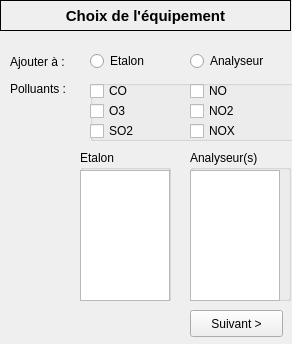
<?xml version="1.0" encoding="UTF-8"?>
<ui version="4.0">
 <class>CT_ChoixEquipement</class>
 <widget class="QWidget" name="CT_ChoixEquipement">
  <property name="geometry">
   <rect>
    <x>0</x>
    <y>0</y>
    <width>292</width>
    <height>344</height>
   </rect>
  </property>
  <property name="sizePolicy">
   <sizepolicy hsizetype="Fixed" vsizetype="Fixed">
    <horstretch>0</horstretch>
    <verstretch>0</verstretch>
   </sizepolicy>
  </property>
  <property name="windowTitle">
   <string>Form</string>
  </property>
  <widget class="QLabel" name="label_CT_ChoixEquipement">
   <property name="geometry">
    <rect>
     <x>0</x>
     <y>0</y>
     <width>291</width>
     <height>31</height>
    </rect>
   </property>
   <property name="font">
    <font>
     <pointsize>11</pointsize>
     <weight>75</weight>
     <bold>true</bold>
    </font>
   </property>
   <property name="frameShape">
    <enum>QFrame::Box</enum>
   </property>
   <property name="frameShadow">
    <enum>QFrame::Plain</enum>
   </property>
   <property name="text">
    <string>Choix de l'équipement</string>
   </property>
   <property name="alignment">
    <set>Qt::AlignCenter</set>
   </property>
  </widget>
  <widget class="QLabel" name="label">
   <property name="geometry">
    <rect>
     <x>10</x>
     <y>52</y>
     <width>71</width>
     <height>20</height>
    </rect>
   </property>
   <property name="text">
    <string>Ajouter à :</string>
   </property>
  </widget>
  <widget class="QRadioButton" name="radioButton">
   <property name="geometry">
    <rect>
     <x>90</x>
     <y>50</y>
     <width>91</width>
     <height>22</height>
    </rect>
   </property>
   <property name="text">
    <string>Etalon</string>
   </property>
   <attribute name="buttonGroup">
    <string>bg_ajoutChoixType</string>
   </attribute>
  </widget>
  <widget class="QRadioButton" name="radioButton_2">
   <property name="geometry">
    <rect>
     <x>190</x>
     <y>50</y>
     <width>91</width>
     <height>22</height>
    </rect>
   </property>
   <property name="text">
    <string>Analyseur</string>
   </property>
   <attribute name="buttonGroup">
    <string>bg_ajoutChoixType</string>
   </attribute>
  </widget>
  <widget class="QGroupBox" name="groupBox">
   <property name="geometry">
    <rect>
     <x>90</x>
     <y>80</y>
     <width>221</width>
     <height>61</height>
    </rect>
   </property>
   <property name="title">
    <string/>
   </property>
   <widget class="QCheckBox" name="cb_polluant_co">
    <property name="geometry">
     <rect>
      <x>0</x>
      <y>0</y>
      <width>94</width>
      <height>22</height>
     </rect>
    </property>
    <property name="text">
     <string>CO</string>
    </property>
    <attribute name="buttonGroup">
     <string>bg_polluants</string>
    </attribute>
   </widget>
   <widget class="QCheckBox" name="cb_polluant_o3">
    <property name="geometry">
     <rect>
      <x>0</x>
      <y>20</y>
      <width>94</width>
      <height>22</height>
     </rect>
    </property>
    <property name="text">
     <string>O3</string>
    </property>
    <attribute name="buttonGroup">
     <string>bg_polluants</string>
    </attribute>
   </widget>
   <widget class="QCheckBox" name="cb_polluant_no2">
    <property name="geometry">
     <rect>
      <x>100</x>
      <y>20</y>
      <width>94</width>
      <height>22</height>
     </rect>
    </property>
    <property name="text">
     <string>NO2</string>
    </property>
    <attribute name="buttonGroup">
     <string>bg_polluants</string>
    </attribute>
   </widget>
   <widget class="QCheckBox" name="cb_polluant_no">
    <property name="geometry">
     <rect>
      <x>100</x>
      <y>0</y>
      <width>94</width>
      <height>22</height>
     </rect>
    </property>
    <property name="text">
     <string>NO</string>
    </property>
    <attribute name="buttonGroup">
     <string>bg_polluants</string>
    </attribute>
   </widget>
   <widget class="QCheckBox" name="cb_polluant_so2">
    <property name="geometry">
     <rect>
      <x>0</x>
      <y>40</y>
      <width>94</width>
      <height>22</height>
     </rect>
    </property>
    <property name="text">
     <string>SO2</string>
    </property>
    <attribute name="buttonGroup">
     <string>bg_polluants</string>
    </attribute>
   </widget>
   <widget class="QCheckBox" name="cb_polluant_nox">
    <property name="geometry">
     <rect>
      <x>100</x>
      <y>40</y>
      <width>94</width>
      <height>22</height>
     </rect>
    </property>
    <property name="text">
     <string>NOX</string>
    </property>
    <attribute name="buttonGroup">
     <string>bg_polluants</string>
    </attribute>
   </widget>
  </widget>
  <widget class="QGroupBox" name="groupBox_2">
   <property name="geometry">
    <rect>
     <x>80</x>
     <y>150</y>
     <width>91</width>
     <height>151</height>
    </rect>
   </property>
   <property name="title">
    <string>Etalon</string>
   </property>
   <widget class="QListWidget" name="lw_etalon">
    <property name="geometry">
     <rect>
      <x>0</x>
      <y>20</y>
      <width>90</width>
      <height>131</height>
     </rect>
    </property>
   </widget>
  </widget>
  <widget class="QLabel" name="label_2">
   <property name="geometry">
    <rect>
     <x>10</x>
     <y>80</y>
     <width>71</width>
     <height>17</height>
    </rect>
   </property>
   <property name="text">
    <string>Polluants :</string>
   </property>
  </widget>
  <widget class="QGroupBox" name="groupBox_3">
   <property name="geometry">
    <rect>
     <x>190</x>
     <y>150</y>
     <width>101</width>
     <height>151</height>
    </rect>
   </property>
   <property name="title">
    <string>Analyseur(s)</string>
   </property>
   <widget class="QListWidget" name="lw_analyseurs">
    <property name="geometry">
     <rect>
      <x>0</x>
      <y>20</y>
      <width>90</width>
      <height>131</height>
     </rect>
    </property>
   </widget>
  </widget>
  <widget class="QPushButton" name="pb_suivant">
   <property name="geometry">
    <rect>
     <x>190</x>
     <y>310</y>
     <width>93</width>
     <height>27</height>
    </rect>
   </property>
   <property name="text">
    <string>Suivant &gt;</string>
   </property>
  </widget>
 </widget>
 <resources/>
 <connections/>
 <buttongroups>
  <buttongroup name="bg_ajoutChoixType"/>
  <buttongroup name="bg_polluants"/>
 </buttongroups>
</ui>
